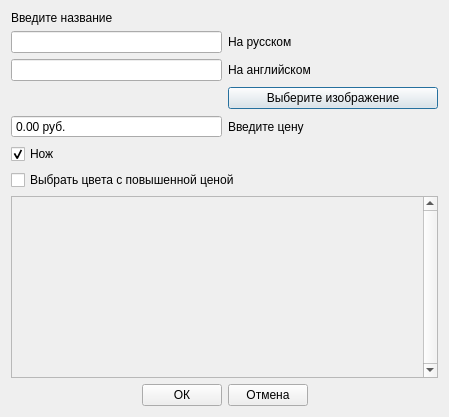
<?xml version="1.0" encoding="UTF-8"?>
<ui version="4.0">
 <class>Knife</class>
 <widget class="QDialog" name="Knife">
  <property name="geometry">
   <rect>
    <x>0</x>
    <y>0</y>
    <width>449</width>
    <height>417</height>
   </rect>
  </property>
  <property name="windowTitle">
   <string>Dialog</string>
  </property>
  <layout class="QVBoxLayout" name="verticalLayout_3">
   <item>
    <layout class="QVBoxLayout" name="verticalLayout">
     <item>
      <widget class="QLabel" name="label">
       <property name="text">
        <string>Введите название</string>
       </property>
      </widget>
     </item>
     <item>
      <layout class="QHBoxLayout" name="horizontalLayout">
       <item>
        <widget class="QLineEdit" name="Rus_name">
         <property name="sizePolicy">
          <sizepolicy hsizetype="Minimum" vsizetype="Fixed">
           <horstretch>0</horstretch>
           <verstretch>0</verstretch>
          </sizepolicy>
         </property>
        </widget>
       </item>
       <item>
        <widget class="QLabel" name="label_3">
         <property name="text">
          <string>На русском</string>
         </property>
        </widget>
       </item>
      </layout>
     </item>
     <item>
      <layout class="QHBoxLayout" name="horizontalLayout_2">
       <item>
        <widget class="QLineEdit" name="Eng_name">
         <property name="sizePolicy">
          <sizepolicy hsizetype="Minimum" vsizetype="Fixed">
           <horstretch>0</horstretch>
           <verstretch>0</verstretch>
          </sizepolicy>
         </property>
        </widget>
       </item>
       <item>
        <widget class="QLabel" name="label_4">
         <property name="text">
          <string>На английском</string>
         </property>
        </widget>
       </item>
      </layout>
     </item>
    </layout>
   </item>
   <item>
    <layout class="QHBoxLayout" name="horizontalLayout_3">
     <item>
      <widget class="QLabel" name="Image_place">
       <property name="text">
        <string/>
       </property>
      </widget>
     </item>
     <item>
      <widget class="QPushButton" name="ImageBTN">
       <property name="text">
        <string>Выберите изображение</string>
       </property>
      </widget>
     </item>
    </layout>
   </item>
   <item>
    <layout class="QHBoxLayout" name="horizontalLayout_4">
     <item>
      <widget class="QDoubleSpinBox" name="doubleSpinBox">
       <property name="buttonSymbols">
        <enum>QAbstractSpinBox::NoButtons</enum>
       </property>
       <property name="suffix">
        <string> руб.</string>
       </property>
       <property name="maximum">
        <double>1000000.000000000000000</double>
       </property>
       <property name="singleStep">
        <double>0.000100000000000</double>
       </property>
      </widget>
     </item>
     <item>
      <widget class="QLabel" name="label_2">
       <property name="text">
        <string>Введите цену</string>
       </property>
      </widget>
     </item>
    </layout>
   </item>
   <item>
    <widget class="QCheckBox" name="KnifeCheck">
     <property name="text">
      <string>Нож</string>
     </property>
     <property name="checked">
      <bool>true</bool>
     </property>
    </widget>
   </item>
   <item>
    <layout class="QVBoxLayout" name="verticalLayout_2">
     <item>
      <widget class="QCheckBox" name="checkBox">
       <property name="text">
        <string>Выбрать цвета с повышенной ценой</string>
       </property>
      </widget>
     </item>
     <item>
      <widget class="QScrollArea" name="scrollArea">
       <property name="minimumSize">
        <size>
         <width>0</width>
         <height>50</height>
        </size>
       </property>
       <property name="verticalScrollBarPolicy">
        <enum>Qt::ScrollBarAlwaysOn</enum>
       </property>
       <property name="widgetResizable">
        <bool>true</bool>
       </property>
       <widget class="QWidget" name="scrollAreaWidgetContents">
        <property name="geometry">
         <rect>
          <x>0</x>
          <y>0</y>
          <width>413</width>
          <height>154</height>
         </rect>
        </property>
        <layout class="QHBoxLayout" name="horizontalLayout_6"/>
       </widget>
      </widget>
     </item>
    </layout>
   </item>
   <item>
    <layout class="QHBoxLayout" name="horizontalLayout_5">
     <item>
      <spacer name="horizontalSpacer">
       <property name="orientation">
        <enum>Qt::Horizontal</enum>
       </property>
       <property name="sizeHint" stdset="0">
        <size>
         <width>40</width>
         <height>20</height>
        </size>
       </property>
      </spacer>
     </item>
     <item>
      <widget class="QPushButton" name="OkBTN">
       <property name="text">
        <string>ОК</string>
       </property>
      </widget>
     </item>
     <item>
      <widget class="QPushButton" name="CancBTN">
       <property name="text">
        <string>Отмена</string>
       </property>
      </widget>
     </item>
     <item>
      <spacer name="horizontalSpacer_2">
       <property name="orientation">
        <enum>Qt::Horizontal</enum>
       </property>
       <property name="sizeHint" stdset="0">
        <size>
         <width>40</width>
         <height>20</height>
        </size>
       </property>
      </spacer>
     </item>
    </layout>
   </item>
  </layout>
 </widget>
 <resources/>
 <connections>
  <connection>
   <sender>OkBTN</sender>
   <signal>clicked()</signal>
   <receiver>Knife</receiver>
   <slot>accept()</slot>
   <hints>
    <hint type="sourcelabel">
     <x>203</x>
     <y>398</y>
    </hint>
    <hint type="destinationlabel">
     <x>114</x>
     <y>390</y>
    </hint>
   </hints>
  </connection>
  <connection>
   <sender>CancBTN</sender>
   <signal>clicked()</signal>
   <receiver>Knife</receiver>
   <slot>close()</slot>
   <hints>
    <hint type="sourcelabel">
     <x>252</x>
     <y>396</y>
    </hint>
    <hint type="destinationlabel">
     <x>339</x>
     <y>390</y>
    </hint>
   </hints>
  </connection>
 </connections>
</ui>
